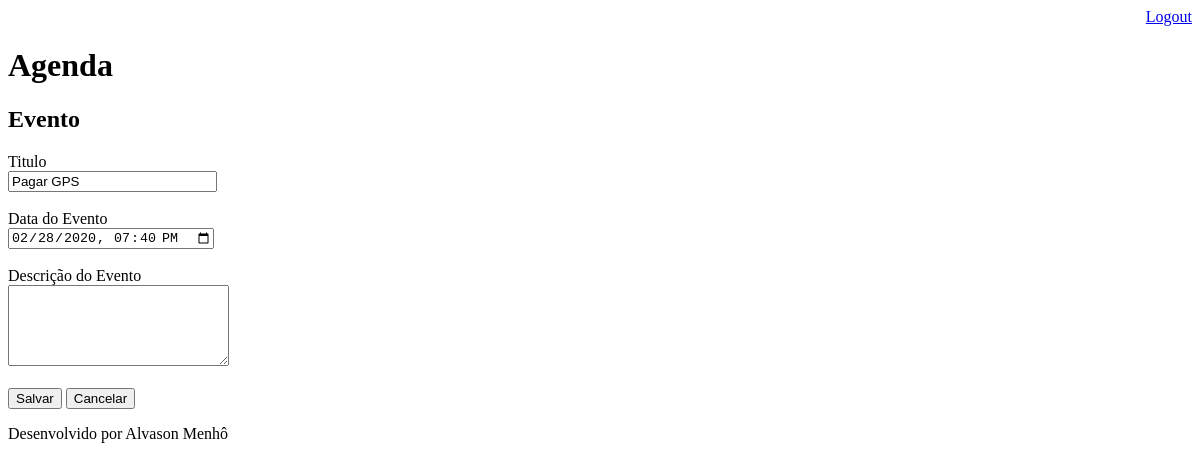
Page /agenda/evento/?id=2 (signed in) on the earlier database version.
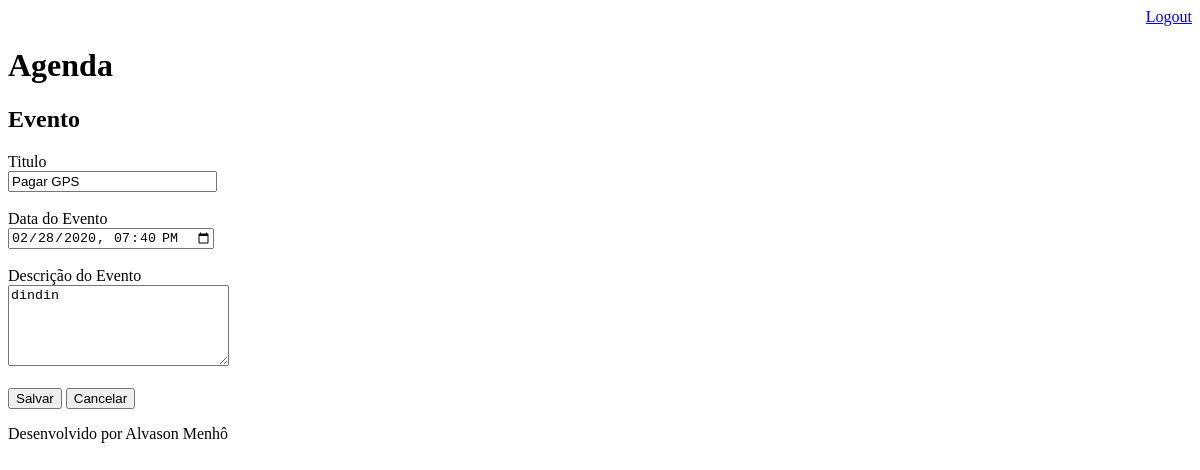
Same page on the later database version.
### core/models.py (models this page shows, shortened)
class Eventos(models.Model):
    titulo = models.CharField(max_length=100)
    descricao = models.TextField(blank=True, null=True)
    data_evento = models.DateTimeField(verbose_name='Data do Evento')
    data_criacao = models.DateTimeField(auto_now=True)
    usuario = models.ForeignKey(User, on_delete=models.CASCADE)
    class Meta:
        db_table = 'tbl_eventos'
    def get_data_input_evento(self):
        return self.data_evento.strftime('%Y-%m-%dT%H:%M')

### core/views.py (the view)
# urls.py: path('agenda/evento/', views.evento),
@login_required(login_url='/login/')
def evento(request):
    id_evento = request.GET.get('id')
    dados = {}
    if id_evento:
        dados['evento'] = Eventos.objects.get(id=id_evento)
    return render(request, 'evento.html',dados)

### templates/evento.html (shortened to what this page needs)
{% extends "model-page.html" %}
{%block content %}
    <h2>Evento</h2>
    <form action="submit" method="POST"> {% csrf_token %}
        <label>Titulo</label>
        <br>
        <input type=""text" name="titulo" size="23" value="{{ evento.titulo }}">
        <br><br>
        <label>Data do Evento</label>
        <br>
        <input type="datetime-local" name="data_evento" value="{{ evento.get_data_input_evento }}">
        <br><br>
        <label>Descrição do Evento</label>
        <br>
        <textarea name="descricao" rows="5" cols="25">{{ evento.descricao }}</textarea>
        <br><br>
        <button type="submit">Salvar</button>
        <a haref="/">
            <button type="button">Cancelar</button>
        </a>
    </form>
{% endblock %}

Differences in the rows shown:
changed Eventos "Pagar GPS": descricao (not shown) → "dindin"
